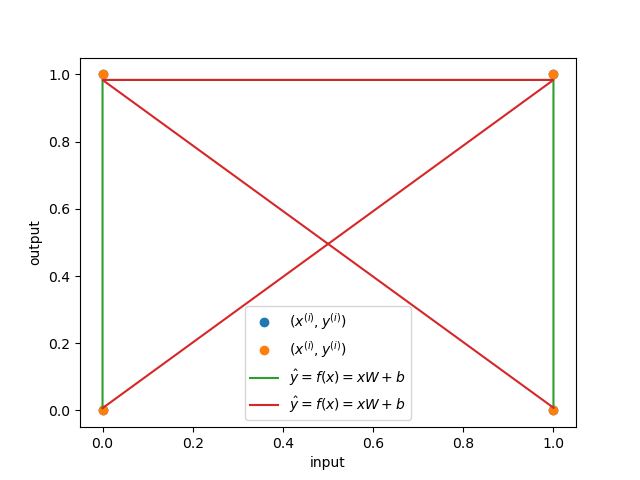

The script that saved this image:
from curses import termname
from pickletools import optimize
from statistics import mode
from xml.etree.ElementTree import tostring
import torch
import numpy as np
import matplotlib.pyplot as plt
import random as rand

x_train = torch.tensor([[0.0, 0.0], [0.0, 1.0], [1.0, 0.0], [1.0, 1.0]])
y_train = torch.tensor([[0.0], [1.0], [1.0], [0.0]])

class CrossEntropyXORModel:
    def __init__(self):
        # Model variables
        self.W_1 = torch.tensor([
            [rand.uniform(0.0, 1.0), rand.uniform(-1.0, 0.0)],
            [rand.uniform(0.0, 1.0), rand.uniform(-1.0, 0.0)]
        ], requires_grad=True)
        self.W_2 = torch.tensor([
            [rand.uniform(0.0, 1.0)], [rand.uniform(0.0, 1.0)],
        ], requires_grad=True)
        self.b_1 = torch.tensor([
            [rand.uniform(-1.0, 0.0), rand.uniform(0.0, 1.0)]
        ], requires_grad=True)
        self.b_2 = torch.tensor([
            [rand.uniform(-1.0, 0.0)]
        ], requires_grad=True)
        
    def logits(self, x):
        return x @ self.W + self.b
        
    def f_1(self, x):
        return torch.nn.Sigmoid()(x @ self.W_1 + self.b_1)
    
    def f_2(self, h):
        return torch.nn.Sigmoid()(h @ self.W_2 + self.b_2)
    
    def f(self, x):
        return self.f_2(self.f_1(x))

    def loss(self, x, y):
        return torch.nn.functional.binary_cross_entropy_with_logits(self.f(x), y)


model = CrossEntropyXORModel()
optimizer = torch.optim.SGD([model.W_1, model.W_2, model.b_1, model.b_2], 0.1)
for epoch in range(100_000):
    model.loss(x_train, y_train).backward()
    optimizer.step()
    optimizer.zero_grad()
    
    if epoch % 10000 == 0: print("epoch: ", epoch)
    
#Print model variables and loss
print("W_1 = %s, W_2 = %s, b_1 = %s, b_2 = %s, loss = %s" 
      % (model.W_1, model.W_2, model.b_1, model.b_2, model.loss(x_train, y_train))
)

print("0.0 + 0.0 should give 0.0 => %s" % model.f(x_train[0:1, :]))
print("0.0 + 1.0 should give 1.0 => %s" % model.f(x_train[1:2, :]))
print("1.0 + 0.0 should give 1.0 => %s" % model.f(x_train[2:3, :]))
print("1.0 + 1.0 should give 0.0 => %s" % model.f(x_train[3:4, :]))

plt.plot(x_train, y_train, 'o', label='$(x^{(i)},y^{(i)})$')
plt.xlabel('input')
plt.ylabel('output')
plt.plot(x_train, model.f(x_train).detach(), label='$\\hat y = f(x) = xW+b$')
plt.legend()
plt.savefig("./2/c.png")
